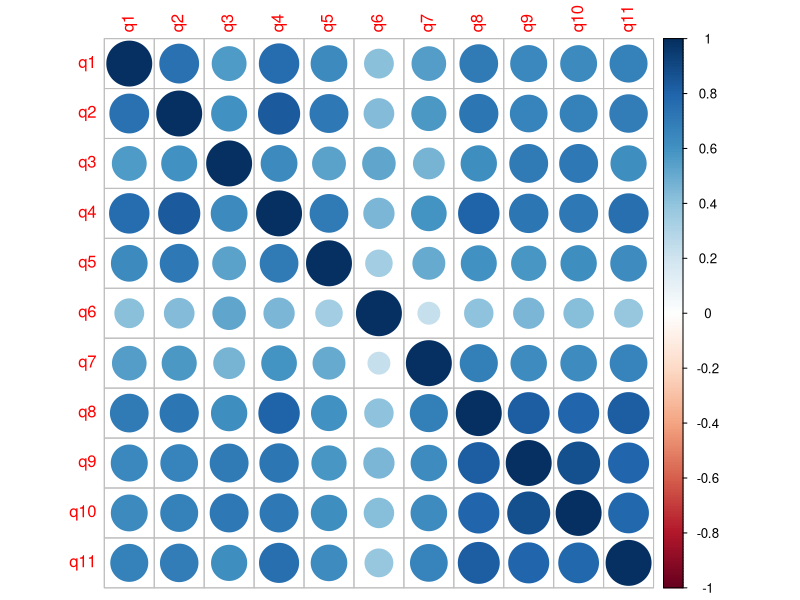
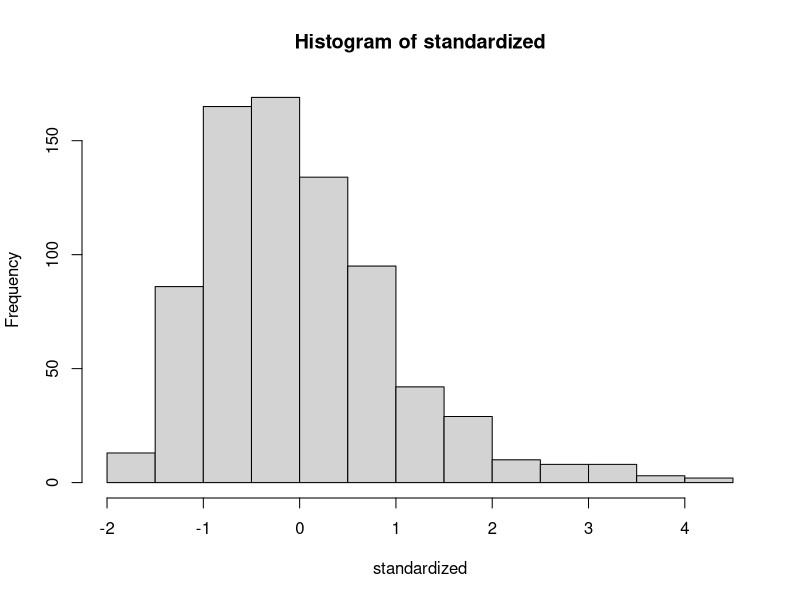
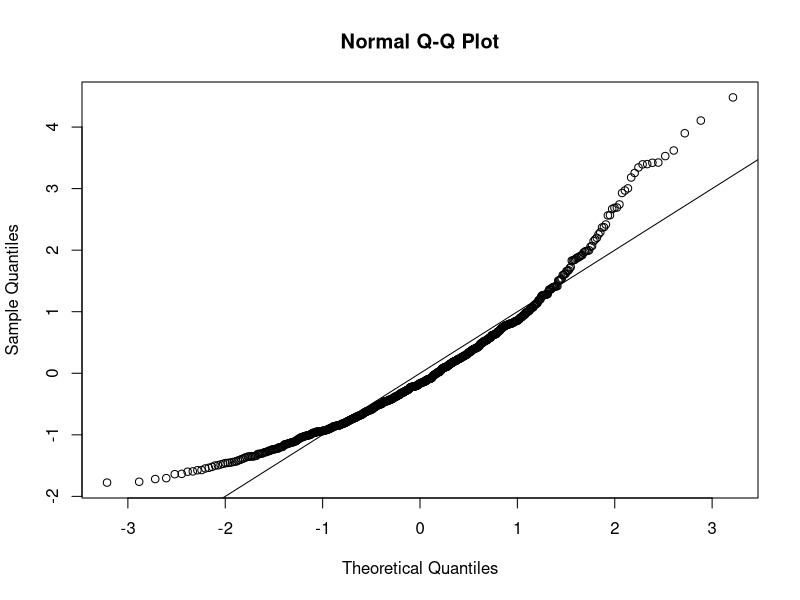
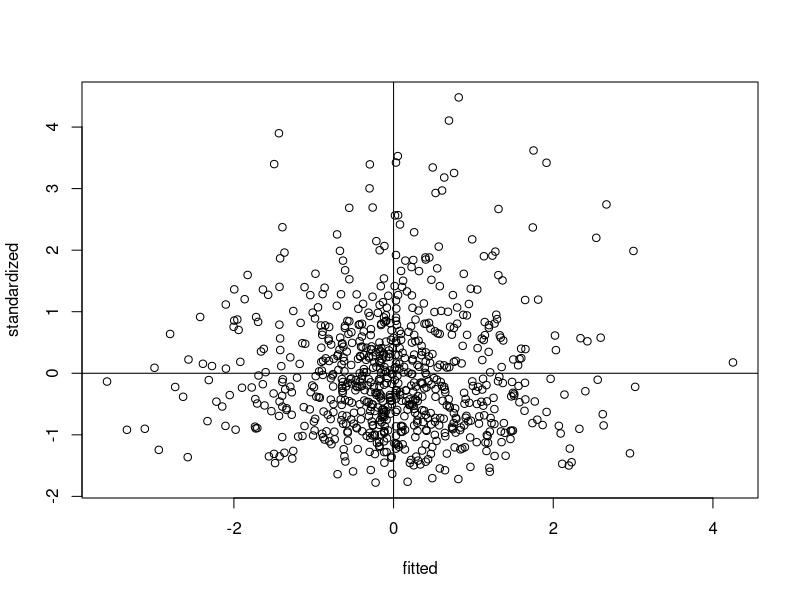

The R script that drew these images, in order:
## ---- chunk 1
knitr::opts_chunk$set(echo = TRUE)
## ---- chunk 2
df <- read.csv("assignment_data_screen.csv")
head(df)
str(df)
## ---- chunk 3
summary(df)
## ---- chunk 4

## ---- chunk 5
perMiss = function(x) {
  sum(is.na(x))/length(x) * 100
}
missing = apply(df[,-1], 1, perMiss)
table(missing)
## ---- chunk 6
noMiss = subset(df, missing <= 5)
summary(noMiss)
## ---- chunk 7
colMissing = apply(df[,-1], 2, perMiss)
table(colMissing)
colMis = subset(df, missing <= 5)
## ---- chunk 8
mahal = mahalanobis(noMiss[,-1],
                    colMeans(noMiss[,-1]),
                    cov(noMiss[,-1]))
ncol(noMiss[-1])
cutoff = qchisq(1-.001, ncol(noMiss[-1]))
cutoff
table(mahal < cutoff)
## ---- chunk 9
noOut = subset(noMiss, mahal < cutoff)
cat("Whole Dataset Dim -->",dim(df))
cat("Missing Dataset Dim -->",dim(noMiss))
cat("No Outliers Dataset Dim -->",dim(noOut))
## ---- chunk 10
correlation = cor(noOut[,-1])
symnum(correlation)
library(corrplot)
corrplot(correlation)
## ---- chunk 11
random = rchisq(nrow(noOut), 7)
fake = lm(random ~., data = noOut[,-1])
standardized = rstudent(fake)
fitted = scale(fake$fitted.values)
hist(standardized)
## ---- chunk 12
qqnorm(standardized)
abline(0,1)
## ---- chunk 13
plot(fitted, standardized)
abline(0,0)
abline(v = 0)
